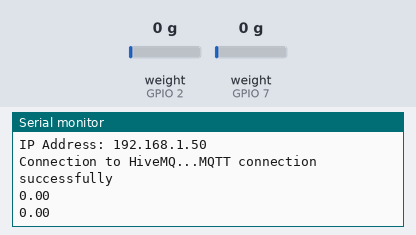
Bench run of a sketch on a simulated ESP32. On the bench: the last lines printed to the serial monitor. The test bench sets the inputs (shaded band); at power-on: weight on the scale (sensors on GPIO 2, GPIO 7) 0 g. WiFi joins after 1.5 s; servers stay silent unless stated; no MQTT or app messages arrive unless stated.

Above: at 3.2 s.
3.3 s: weight on the scale (sensor on GPIO 2) set to 100 g
At 4.3 s:
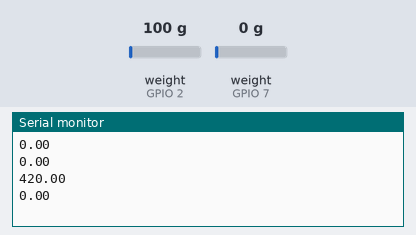
5.0 s: weight on the scale (sensor on GPIO 7) set to 1250 g
At 6.2 s:
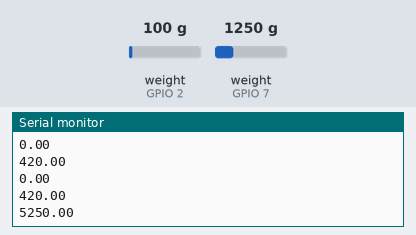
6.7 s: weight on the scale (sensor on GPIO 2) set to 2500 g
At 8.0 s:
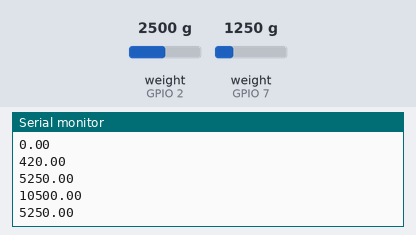
8.4 s: weight on the scale (sensor on GPIO 7) set to 3750 g
At 10.3 s:
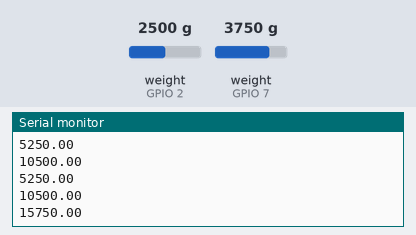
Timing chart, 0 to 11.1 s (numbered marks = the images above; inputs shaded):
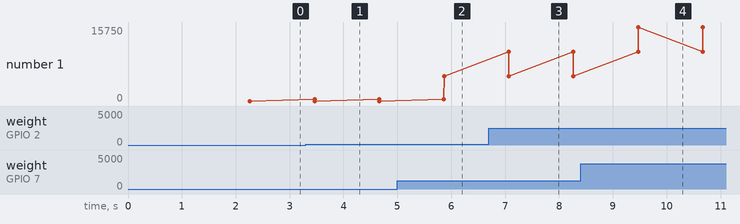

Measured:
- after the input at 3.3 s, the serial monitor: prints a new line after 0.16 s (image 1)
- after the input at 5.0 s, the serial monitor: prints a new line after 0.87 s (image 2)
- after the input at 6.7 s, the serial monitor: prints a new line after 0.37 s (image 3)
- after the input at 8.4 s, the serial monitor: prints a new line after 1.1 s (image 4)
- plotted number 1: 0 → 5250 after the input at 5.0 s, 5250 → 15750 after the input at 8.4 s

The sketch:

PetMS.ino
```cpp
#include <Q2HX711.h>
#include <WiFi.h>
#include <PubSubClient.h>

// Network information
const char* ssid = "ssid";
const char* password = "password";

// MQTT connection information
const char* mqtt_server = "broker.hivemq.com";
const int mqtt_port = 1883;

// Weight sensor and HX711 information
const byte hx711_data_pin1 = 2;
const byte hx711_clock_pin1 = 4;

const byte hx711_data_pin2 = 7;
const byte hx711_clock_pin2 = 9;

Q2HX711 hx711(hx711_data_pin1, hx711_clock_pin1);
Q2HX711 hx7112(hx711_data_pin2, hx711_clock_pin2);

// WiFi and MQTT client
WiFiClient wifiClient;
PubSubClient mqttClient(wifiClient);


// WiFi connection
void connectWiFi() {
  Serial.print("Connecting to: ");
  Serial.println(ssid);

  WiFi.begin(ssid, password);

  while (WiFi.status() != WL_CONNECTED) {
    delay(1000);
    Serial.print(".");
  }

  Serial.print("");
  Serial.println("WiFi connection done");
  Serial.print("IP Address: ");
  Serial.println(WiFi.localIP());
}

// MQTT broker connection
void connectMQTT() {
  while (!mqttClient.connected()) {
    Serial.print("Connection to HiveMQ...");

    if (mqttClient.connect("arduinoClient")) {
      Serial.println("MQTT connection successfully");
    } else {
      Serial.print("MQTT connection failed. Error code: ");
      Serial.print(mqttClient.state());
      Serial.println(" Trying again in 5 secs...");

      delay(5000);
    }
  }
}

// Sending data function
void publishData(int s, float weight) {
  char payload[10];
  snprintf(payload, sizeof(payload), "%.2f", weight);
  if (s == 1){
    mqttClient.publish("food", payload);
  } else {
    mqttClient.publish("water", payload);
  }

}

void setup() {
  // put your setup code here, to run once:
  Serial.begin(9600);

  connectWiFi();

  mqttClient.setServer(mqtt_server, mqtt_port);
}

void loop() {
  // put your main code here, to run repeatedly:
  if (!mqttClient.connected()) {
    connectMQTT();
  }
  mqttClient.loop();

  float food_read = hx711.read() / 100.0;
  float water_read = hx7112.read() / 100.0;

  float ratio1 = 84213.75 / 1;
  float ratio2 = 83886.07 / 1;

  Serial.println(food_read);
  Serial.println(water_read);

  publishData(1, food_read / ratio1);
  publishData(2, water_read / ratio2);

  delay(1000);

}
```
